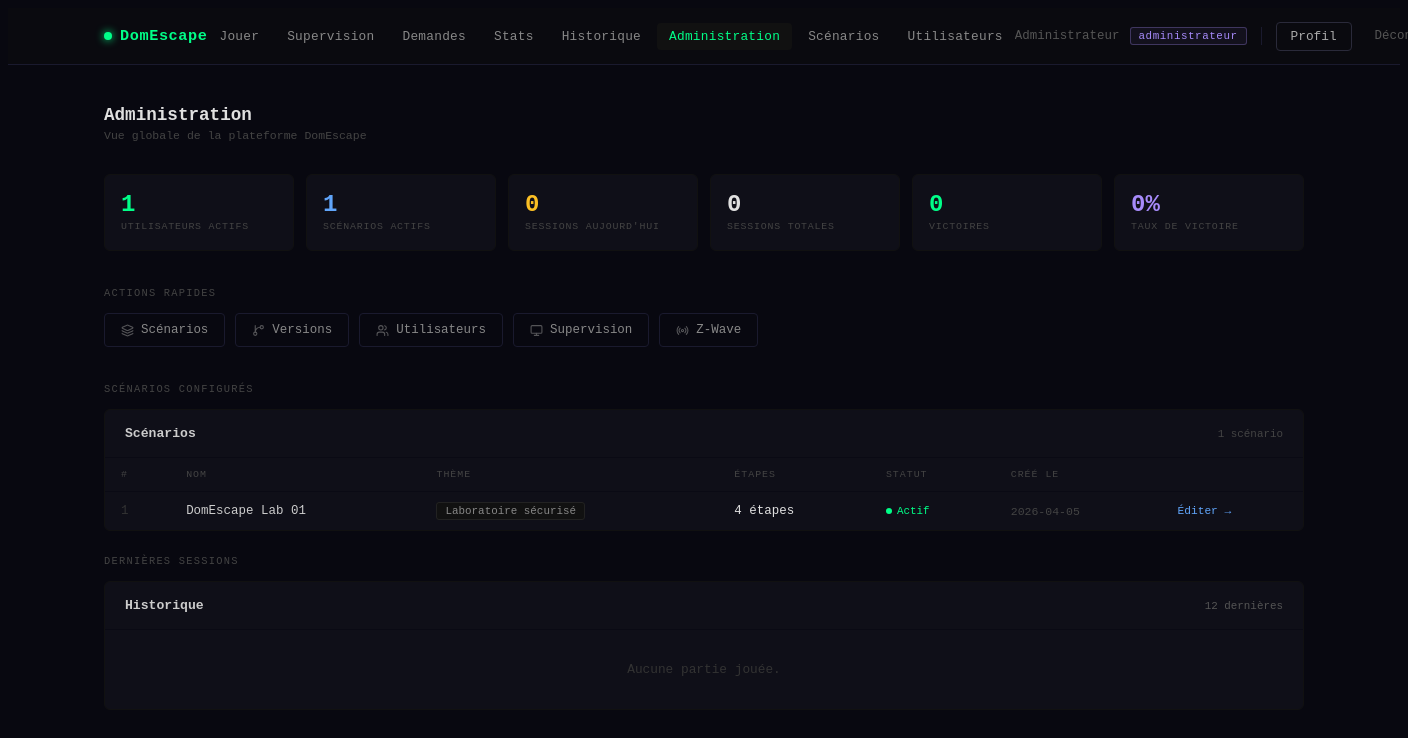
The page /admin/dashboard.php (signed in) on the database its author committed.
### tables this page shows
CREATE TABLE scenario (
    id_scenario        INT AUTO_INCREMENT PRIMARY KEY,
    nom_scenario       VARCHAR(150) NOT NULL,
    description        TEXT,
    theme              VARCHAR(100),
    actif              BOOLEAN      DEFAULT TRUE,
    nb_joueurs_min     INT          NULL,    
    nb_joueurs_max     INT          NULL,    
    duree_max_secondes INT          NULL,    
    cree_le            TIMESTAMP    DEFAULT CURRENT_TIMESTAMP
);

### admin/dashboard.php (the view, shortened to what this page needs)
<?php
$pdo = getDB();
$statsQ = $pdo->query("
    SELECT
        (SELECT COUNT(*) FROM utilisateur WHERE actif = 1)       AS nb_users,
        (SELECT COUNT(*) FROM scenario WHERE actif = 1)          AS nb_scenarios,
        (SELECT COUNT(*) FROM session WHERE DATE(date_debut) = CURDATE()) AS sessions_today,
        (SELECT COUNT(*) FROM session)                           AS sessions_total,
        (SELECT COUNT(*) FROM session WHERE statut_session = 'en_cours') AS sessions_active,
        (SELECT COUNT(*) FROM session WHERE statut_session = 'gagnee')   AS sessions_won
")->fetch();
$scenarios = $pdo->query("
    SELECT s.*, COUNT(e.id_etape) AS nb_etapes
    FROM scenario s
    LEFT JOIN etape e ON s.id_scenario = e.id_scenario
    GROUP BY s.id_scenario
    ORDER BY s.cree_le DESC
")->fetchAll();
$sessions = $pdo->query("
    SELECT se.*, e.nom_equipe, sc.nom_scenario, u.nom AS nom_createur
    FROM session se
    JOIN equipe   e  ON se.id_equipe              = e.id_equipe
    JOIN scenario sc ON se.id_scenario             = sc.id_scenario
    LEFT JOIN utilisateur u ON se.id_utilisateur_createur = u.id
    ORDER BY se.date_debut DESC
    LIMIT 12
")->fetchAll();
?>
<!DOCTYPE html>
<html lang="fr">
<head>
</head>
<body>
<?php require_once __DIR__ . '/../partials/nav.php'; ?>
<div class="admin-wrap">
    <div class="admin-header">
        <div>
            <h1>Administration</h1>
            <p>Vue globale de la plateforme DomEscape</p>
        </div>
    </div>
    <div class="stats-grid">
        <div class="stat-card">
            <div class="stat-card-value"><?= (int)$statsQ['nb_users'] ?></div>
            <div class="stat-card-label">Utilisateurs actifs</div>
        </div>
        <div class="stat-card">
            <div class="stat-card-value blue"><?= (int)$statsQ['nb_scenarios'] ?></div>
            <div class="stat-card-label">Scénarios actifs</div>
        </div>
        <div class="stat-card">
            <div class="stat-card-value yellow"><?= (int)$statsQ['sessions_today'] ?></div>
            <div class="stat-card-label">Sessions aujourd'hui</div>
        </div>
        <div class="stat-card">
            <div class="stat-card-value" style="color:#e0e0e0;"><?= (int)$statsQ['sessions_total'] ?></div>
            <div class="stat-card-label">Sessions totales</div>
        </div>
        <div class="stat-card">
            <div class="stat-card-value" style="color:#00ff88;"><?= (int)$statsQ['sessions_won'] ?></div>
            <div class="stat-card-label">Victoires</div>
        </div>
        <div class="stat-card">
            <?php
            $winRate = $statsQ['sessions_total'] > 0
                ? round(($statsQ['sessions_won'] / $statsQ['sessions_total']) * 100)
                : 0;
            ?>
            <div class="stat-card-value purple"><?= $winRate ?>%</div>
            <div class="stat-card-label">Taux de victoire</div>
        </div>
    </div>
    <div class="section-label">Actions rapides</div>
    <div class="quick-actions">
        <a href="/domescape/admin/scenarios.php" class="qa-btn">
            <i data-lucide="layers" style="width:13px;height:13px;opacity:.6;"></i> Scénarios
        </a>
        <a href="/domescape/admin/versions.php" class="qa-btn">
            <i data-lucide="git-branch" style="width:13px;height:13px;opacity:.6;"></i> Versions
        </a>
        <a href="/domescape/admin/utilisateurs.php" class="qa-btn">
            <i data-lucide="users" style="width:13px;height:13px;opacity:.6;"></i> Utilisateurs
        </a>
        <a href="/domescape/public/gamemaster.php" class="qa-btn">
            <i data-lucide="monitor" style="width:13px;height:13px;opacity:.6;"></i> Supervision
        </a>
        <a href="/domescape/api/debug_event.php" class="qa-btn" target="_blank">
            <i data-lucide="radio" style="width:13px;height:13px;opacity:.6;"></i> Z-Wave
        </a>
    </div>
    <div class="section-label">Scénarios configurés</div>
    <div class="panel">
        <div class="panel-head">
            <h2>Scénarios</h2>
            <span style="font-size:.68rem;color:#444;"><?= count($scenarios) ?> scénario<?= count($scenarios) > 1 ? 's' : '' ?></span>
        </div>
        <?php if (empty($scenarios)): ?>
            <div style="padding:32px;text-align:center;color:#333;font-size:.8rem;">Aucun scénario configuré.</div>
        <?php else: ?>
        <div style="overflow-x:auto;">
        <table>
            <thead>
                <tr>
                    <th>#</th>
                    <th>Nom</th>
                    <th>Thème</th>
                    <th>Étapes</th>
                    <th>Statut</th>
                    <th>Créé le</th>
                    <th></th>
                </tr>
            </thead>
            <tbody>
            <?php foreach ($scenarios as $s): ?>
                <tr>
                    <td style="color:#333;"><?= (int)$s['id_scenario'] ?></td>
                    <td style="color:#ccc;font-weight:500;"><?= htmlspecialchars($s['nom_scenario'], ENT_QUOTES, 'UTF-8') ?></td>
                    <td>
                        <?php if ($s['theme']): ?>
                            <span style="font-size:.68rem;color:#888;background:#111;border:1px solid #222;padding:2px 8px;border-radius:3px;">
                                <?= htmlspecialchars($s['theme'], ENT_QUOTES, 'UTF-8') ?>
                            </span>
                        <?php else: ?>
                            <span style="color:#333;">—</span>
                        <?php endif; ?>
                    </td>
                    <td style="color:<?= $s['nb_etapes'] > 0 ? '#e0e0e0' : '#444' ?>;">
                        <?= (int)$s['nb_etapes'] ?> étape<?= $s['nb_etapes'] > 1 ? 's' : '' ?>
                    </td>
                    <td>
                        <?php if ($s['actif']): ?>
                            <span style="color:#00ff88;font-size:.68rem;">
                                <span class="active-dot" style="background:#00ff88;"></span>Actif
                            </span>
                        <?php else: ?>
                            <span style="color:#555;font-size:.68rem;">
                                <span class="active-dot" style="background:#555;"></span>Inactif
                            </span>
                        <?php endif; ?>
                    </td>
                    <td style="color:#444;font-size:.72rem;"><?= htmlspecialchars(substr($s['cree_le'],0,10), ENT_QUOTES, 'UTF-8') ?></td>
                    <td><a href="/domescape/admin/scenario_edit.php?id=<?= (int)$s['id_scenario'] ?>" style="font-size:.7rem;color:#60a5fa;text-decoration:none;">Éditer →</a></td>
                </tr>
            <?php endforeach; ?>
            </tbody>
        </table>
        </div>
        <?php endif; ?>
    </div>
    <div class="section-label">Dernières sessions</div>
    <div class="panel">
        <div class="panel-head">
            <h2>Historique</h2>
            <a href="#" style="font-size:.68rem;color:#555;text-decoration:none;">12 dernières</a>
        </div>
        <?php if (empty($sessions)): ?>
            <div style="padding:32px;text-align:center;color:#333;font-size:.8rem;">Aucune partie jouée.</div>
        <?php endif; ?>
    </div>
</div>
</body>
</html>

### admin/dashboard.php (style rules this page uses)
body { background: #080810; color: #e0e0e0; font-family: 'Courier New', monospace; min-height: 100vh; }
a { color: #00ff88; }
.admin-wrap { max-width: 1200px; margin: 0 auto; padding: 40px 24px 80px; }
.admin-header { display: flex; justify-content: space-between; align-items: center; margin-bottom: 32px; }
.admin-header h1 { font-size: 1.1rem; font-weight: 700; margin: 0; color: #e0e0e0; }
.admin-header p { font-size: .72rem; color: #444; margin: 4px 0 0; }
.stats-grid { display: grid; grid-template-columns: repeat(6, 1fr); gap: 12px; margin-bottom: 36px; }
.stat-card { background: #0f0f18; border: 1px solid #111; border-radius: 6px; padding: 18px 16px; }
.stat-card-value { font-size: 1.5rem; font-weight: 700; color: #00ff88; margin-bottom: 4px; line-height: 1; }
.stat-card-value.blue { color: #60a5fa; }
.stat-card-value.purple { color: #a78bfa; }
.stat-card-value.yellow { color: #fbbf24; }
.stat-card-label { font-size: .62rem; color: #444; letter-spacing: .08em; text-transform: uppercase; }
.quick-actions { display: flex; gap: 10px; flex-wrap: wrap; margin-bottom: 36px; }
.qa-btn { display: inline-flex; align-items: center; gap: 7px; padding: 9px 16px; border: 1px solid #1a1a2e; border-radius: 4px; font-size: .78rem; color: #888; text-decoration: none; transition: border-color .15s, color .15s; font-family: 'Courier New', monospace; }
.section-label { font-size: .65rem; letter-spacing: .12em; color: #444; text-transform: uppercase; margin-bottom: 14px; }
.panel { background: #0f0f18; border: 1px solid #111; border-radius: 6px; margin-bottom: 24px; overflow: hidden; }
.panel-head { display: flex; justify-content: space-between; align-items: center; padding: 16px 20px; border-bottom: 1px solid #0a0a14; }
.panel-head h2 { font-size: .82rem; font-weight: 700; margin: 0; color: #ccc; }
table { width: 100%; border-collapse: collapse; font-size: .78rem; }
th { font-size: .62rem; letter-spacing: .1em; color: #444; text-transform: uppercase; padding: 11px 16px; text-align: left; font-weight: normal; border-bottom: 1px solid #0a0a14; }
td { padding: 12px 16px; border-bottom: 1px solid #0a0a14; vertical-align: middle; }
tbody tr:last-child td { border-bottom: none; }
.active-dot { display: inline-block; width: 6px; height: 6px; border-radius: 50%; margin-right: 5px; vertical-align: middle; }

### rows shown on the page
scenario: id_scenario "1", nom_scenario "DomEscape Lab 01", theme "Laboratoire sécurisé", nb_etapes "4", actif 1 (drawn), cree_le "2026-04-05"

### other values the page prints
$_nav_user['nom'] "Administrateur"
$primaryRole "administrateur"
$statsQ['nb_users'] "1"
$statsQ['nb_scenarios'] "1"
$statsQ['sessions_today'] "0"
$statsQ['sessions_total'] "0"
$statsQ['sessions_won'] "0"
$winRate "0"
count($scenarios) "1"
